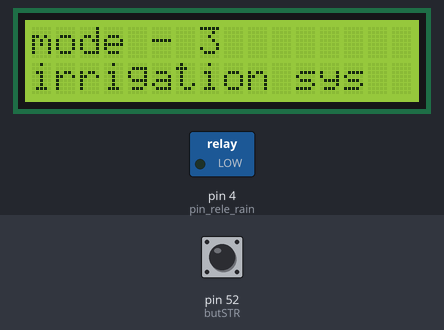
The sketch below on a simulated Arduino Mega 2560, built with avr-gcc and run on an emulated ATmega2560. Shown: 16×2 character LCD, switched loads named in the sketch (green lamp = pin HIGH). Dashed ring = blinking. Inputs (shaded band) come from the test bench; at power-on: pin 52 (butSTR) HIGH.

Above: at 1.2 s.
1.3 s: pin 52 (butSTR) pulled LOW for 0.15 s
At 1.9 s:
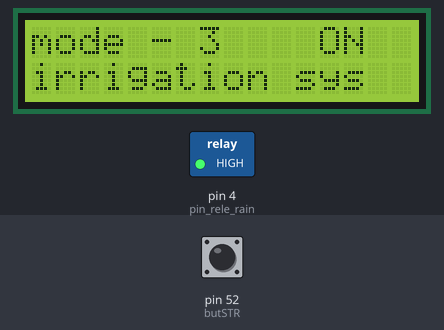
3.8 s: pin 52 (butSTR) pulled LOW for 1 s
At 4.9 s:
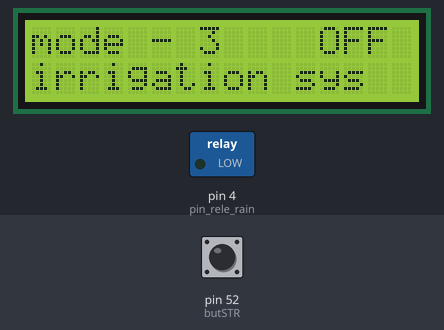
6.3 s: pin 52 (butSTR) pulled LOW for 0.15 s
At 7.2 s:
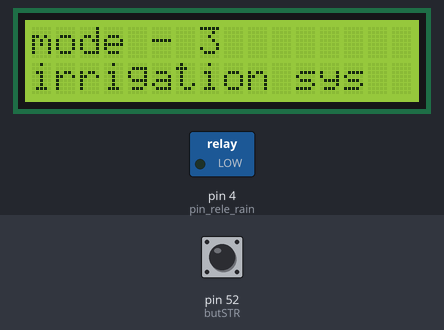
7.9 s: pin 52 (butSTR) pulled LOW for 3.2 s
At 8.56 s:
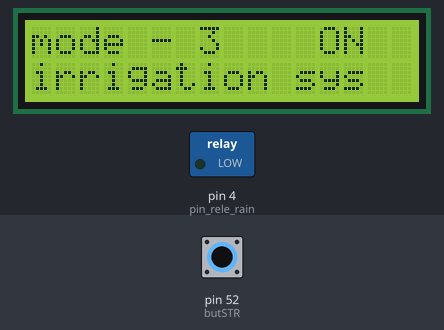
Timing chart, 0 to 13.6 s (numbered marks = the images above; inputs shaded):
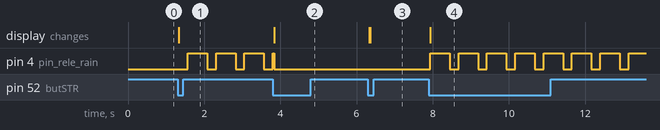

Measured:
- after the input at 1.3 s, pin 4 (pin_rele_rain): alternates HIGH for 0.51 s and LOW for 0.23 s, starting after 0.27 s; the display: changes at once (image 1)
- after the input at 3.8 s, the display: changes after 0.05 s (image 2)
- after the input at 6.3 s, the display: first changes at once (image 3 shows a later state)
- after the input at 7.9 s, pin 4 (pin_rele_rain): alternates HIGH for 0.51 s and LOW for 0.23 s, starting at once; the display: changes at once (image 4)

The sketch:

rele_timer.ino
```cpp
// --- Bibliotecas Auxiliares ---
#include <LiquidCrystal_I2C.h>                             //Biblioteca para o display LCD
#include <DS3231.h>

// Init the DS3231 using the hardware interface
DS3231  rtc(SDA, SCL);

#define butSTR    52                                     //Botão de start ou stop do ambiente
#define butPlus   51                                     //Botão de + para minutos
#define butMinus  50                                     //Botão de - para minutos

// Rele de acionamento da bomba de irrigação
#define pin_rele_rain 4

// Modulo I2C display no endereco 0x27
LiquidCrystal_I2C lcd(0x27, 2, 1, 0, 4, 5, 6, 7, 3, POSITIVE);

void controlaIrrigacao();                               //Função para efetuar o processo de irrigação no sistema hidroponico

// --- Variáveis Globais ---
boolean t_butSTR;                             //Flags para armazenar o estado dos botões

static byte estadoSTR = 0;

static byte estadoSTR1 = 0;

static byte estadoSTR2 = 0;

static unsigned long delayBouce2;

static bool estadoBotaoSTR = true;

static bool estadoAntBotaoSTR = true;


long OnTime = 200;           // milliseconds of on-time
long OffTime = 500;          // milliseconds of off-time

int state_reles_rain = LOW;

unsigned long startMillis = 0;
unsigned long currentMillis = 0;
unsigned long previousMillis = 0;


// --- Configurações Iniciais ---
void setup() {
  Serial.begin(9600);

  rtc.begin();
  // The following lines can be uncommented to set the date and time
  //rtc.setDOW(MONDAY);     // Set Day-of-Week to SUNDAY
  //rtc.setTime(05, 2, 0);     // Set the time to 12:00:00 (24hr format)
  //rtc.setDate(1, 28, 2019);   // Set the date to January 1st, 2014

  //Inicializa LCD 16 x 2
  lcd.begin (16, 2);

  pinMode(butSTR, INPUT_PULLUP);     //Entrada para os botões (digitais 3) com pull-ups internos
  pinMode(butPlus, INPUT_PULLUP);     //Entrada para os botões (digitais 2) com pull-ups internos
  pinMode(butMinus, INPUT_PULLUP);     //Entrada para os botões (digitais 2) com pull-ups internos

  pinMode (pin_rele_rain, OUTPUT);    //Rele do sistema de irrigação

  digitalWrite(pin_rele_rain, LOW);     // Setup dos reles para manter desligados

}

void loop() {
  lcd.setCursor(0, 0);
  lcd.print("mode - 3");
  lcd.setCursor(0, 1);
  lcd.print("irrigation sys");

  estadoBotaoSTR = digitalRead (butSTR);
  if ((!estadoBotaoSTR && estadoAntBotaoSTR) && ((millis() - delayBouce2))) {
    estadoSTR1++;
    if (estadoSTR1 > 2) {
      lcd.clear();
      estadoSTR1 = 0;
    }
    delayBouce2 = millis();
  }

  estadoAntBotaoSTR = estadoBotaoSTR;
  switch (estadoSTR1)                                     //Controle do set1
  {
    case 0x01:                                        //Caso 1
      lcd.setCursor(0, 0);
      lcd.print("mode - 3");
      lcd.setCursor(0, 1);
      lcd.print("irrigation sys");
      lcd.setCursor(12, 0);                     //Posiciona cursor na coluna 1, linha 2
      lcd.print("ON");                         //Imprime mensagem
      controlaIrrigacao();
      break;
    case 0x02:                                    //Caso 2
      lcd.setCursor(0, 0);
      lcd.print("mode - 3");
      lcd.setCursor(0, 1);
      lcd.print("irrigation sys");
      lcd.setCursor(12, 0);                   //Posiciona cursor na coluna 1, linha 2
      lcd.print("OFF");                       //Imprime mensagem
      controlaIrrigacao();
      break;                                  //Break

  } //end switch set1

}

void controlaIrrigacao()                                          //Função genérica para um quarto menu...
{
  unsigned long currentMillis = millis();
  switch (estadoSTR1)                                     //Controle do set1
  {
    case 0x01:                                        //Caso 1
      if (estadoSTR1 == 1 && startMillis == 0) {
        startMillis = currentMillis;
        state_reles_rain = HIGH;  // turn it on
        digitalWrite(pin_rele_rain, state_reles_rain);
      }

      if ((state_reles_rain == LOW) && (currentMillis - previousMillis >= OnTime))
      {
        state_reles_rain = HIGH;  // turn it on
        previousMillis = currentMillis;     // Remember the time
        digitalWrite(pin_rele_rain, state_reles_rain);    // Update the actual LED
      } else if ((state_reles_rain == HIGH) && (currentMillis - previousMillis >= OffTime))
      {
        state_reles_rain = LOW;  // Turn it off
        previousMillis = currentMillis;    // Remember the time
        digitalWrite(pin_rele_rain, state_reles_rain);   // Update the actual LED
      }

      break;
    case 0x02:                                    //Caso 2
      startMillis = currentMillis;
      state_reles_rain = LOW;  // turn it on
      digitalWrite(pin_rele_rain, state_reles_rain);
      break;                                  //Break
  }
} //end controlaIrrigacao
```
